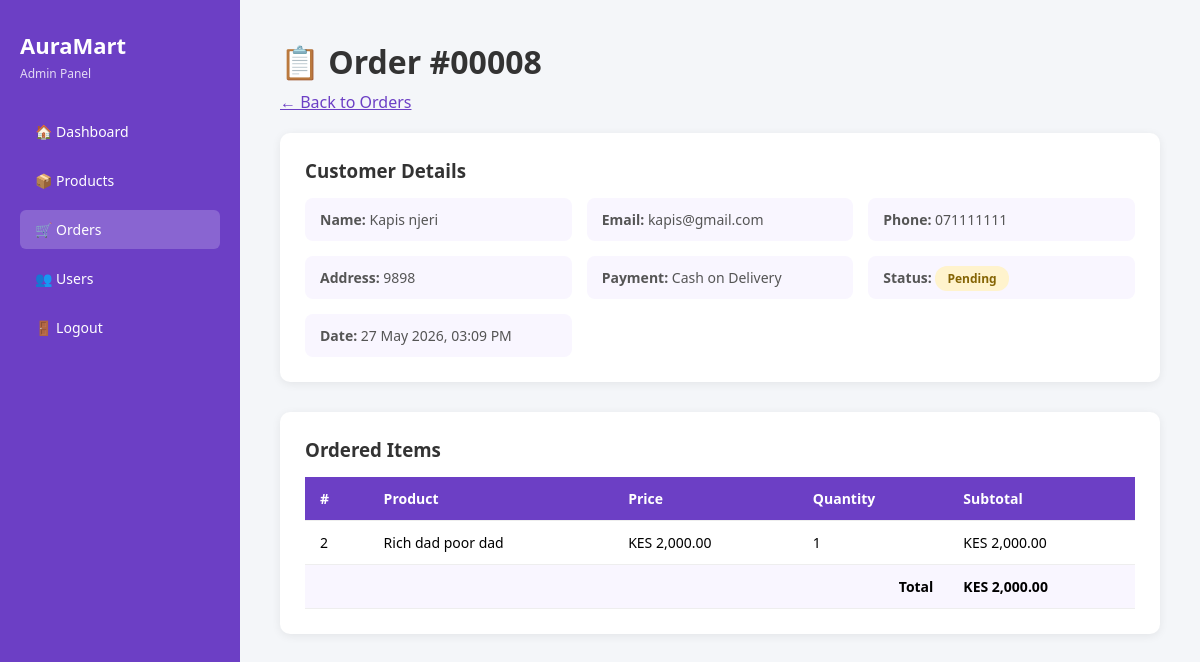
The page /Week5/admin/order_details.php?id=8 (signed in) on the database its author committed.
### tables this page shows
CREATE TABLE `orders` (
  `id` int(11) NOT NULL,
  `user_id` int(11) DEFAULT NULL,
  `fullname` varchar(150) NOT NULL,
  `email` varchar(150) NOT NULL,
  `phone` varchar(20) NOT NULL,
  `address` text NOT NULL,
  `total` decimal(10,2) NOT NULL,
  `payment_method` varchar(50) DEFAULT 'Cash on Delivery',
  `status` enum('pending','processing','shipped','delivered','cancelled') DEFAULT 'pending',
  `created_at` timestamp NOT NULL DEFAULT current_timestamp()
);

CREATE TABLE `order_items` (
  `id` int(11) NOT NULL,
  `order_id` int(11) NOT NULL,
  `product_id` int(11) NOT NULL,
  `product_name` varchar(150) NOT NULL,
  `price` decimal(10,2) NOT NULL,
  `quantity` int(11) NOT NULL
);

### Week5/admin/order_details.php (the view, shortened to what this page needs)
<?php
include '../includes/db.php';
$order_id = intval($_GET['id']);
$order    = mysqli_fetch_assoc(mysqli_query($conn, "SELECT * FROM orders WHERE id=$order_id"));
$items    = mysqli_query($conn, "SELECT * FROM order_items WHERE order_id=$order_id");
?>
<!DOCTYPE html>
<html lang="en">
<head>
    <link rel="stylesheet" href="../css/style.css">
    <link rel="stylesheet" href="../css/admin.css">
</head>
<body>
<div class="admin-wrapper">
    <div class="sidebar">
        <h2>AuraMart</h2>
        <p>Admin Panel</p>
        <nav>
            <a href="index.php">🏠 Dashboard</a>
            <a href="products.php">📦 Products</a>
            <a href="orders.php" class="active">🛒 Orders</a>
            <a href="users.php">👥 Users</a>
            <a href="../logout.php">🚪 Logout</a>
        </nav>
    </div>
    <div class="main-content">
        <h1>📋 Order #<?php echo str_pad($order_id, 5, '0', STR_PAD_LEFT); ?></h1>
        <a href="orders.php" style="color:#6c3fc5;">← Back to Orders</a>
        <div class="form-card" style="margin-top:20px;">
            <h3>Customer Details</h3>
            <div class="detail-grid">
                <div><strong>Name:</strong> <?php echo $order['fullname']; ?></div>
                <div><strong>Email:</strong> <?php echo $order['email']; ?></div>
                <div><strong>Phone:</strong> <?php echo $order['phone']; ?></div>
                <div><strong>Address:</strong> <?php echo $order['address']; ?></div>
                <div><strong>Payment:</strong> <?php echo $order['payment_method']; ?></div>
                <div><strong>Status:</strong>
                    <span class="status-badge status-<?php echo $order['status']; ?>">
                        <?php echo ucfirst($order['status']); ?>
                    </span>
                </div>
                <div><strong>Date:</strong> <?php echo date('d M Y, h:i A', strtotime($order['created_at'])); ?></div>
            </div>
        </div>
        <div class="table-card" style="margin-top:20px;">
            <h3>Ordered Items</h3>
            <table>
                <thead>
                    <tr>
                        <th>#</th>
                        <th>Product</th>
                        <th>Price</th>
                        <th>Quantity</th>
                        <th>Subtotal</th>
                    </tr>
                </thead>
                <tbody>
                <?php
                $grand_total = 0;
                while($item = mysqli_fetch_assoc($items)):
                    $subtotal = $item['price'] * $item['quantity'];
                    $grand_total += $subtotal;
                ?>
                    <tr>
                        <td><?php echo $item['id']; ?></td>
                        <td><?php echo $item['product_name']; ?></td>
                        <td>KES <?php echo number_format($item['price'], 2); ?></td>
                        <td><?php echo $item['quantity']; ?></td>
                        <td>KES <?php echo number_format($subtotal, 2); ?></td>
                    </tr>
                <?php endwhile; ?>
                    <tr style="font-weight:bold; background:#f9f6ff;">
                        <td colspan="4" style="text-align:right;">Total</td>
                        <td>KES <?php echo number_format($grand_total, 2); ?></td>
                    </tr>
                </tbody>
            </table>
        </div>
    </div>
</div>
</body>
</html>

### Week5/css/style.css (style rules this page uses)
* { margin: 0; padding: 0; box-sizing: border-box; font-family: 'Segoe UI', sans-serif; }
body { background-color: #f4f6f9; min-height: 100vh; }

### Week5/css/admin.css (style rules this page uses)
.admin-wrapper { display: flex; min-height: 100vh; background: #f4f6f9; }
.sidebar { width: 240px; background: #6c3fc5; color: white; padding: 30px 20px; display: flex; flex-direction: column; }
.sidebar h2 { font-size: 22px; margin-bottom: 5px; }
.sidebar p { font-size: 12px; opacity: 0.8; margin-bottom: 30px; }
.sidebar nav { display: flex; flex-direction: column; gap: 10px; }
.sidebar nav a { color: white; text-decoration: none; padding: 10px 15px; border-radius: 6px; font-size: 14px; transition: background 0.3s; }
.sidebar nav a:hover, .sidebar nav a.active { background: rgba(255,255,255,0.2); }
.main-content { flex: 1; padding: 40px; }
.main-content h1 { color: #333; margin-bottom: 8px; }
.form-card { background: white; padding: 25px; border-radius: 10px; box-shadow: 0 2px 10px rgba(0,0,0,0.07); margin-bottom: 30px; }
.form-card h3 { margin-bottom: 15px; color: #333; }
.table-card { background: white; padding: 25px; border-radius: 10px; box-shadow: 0 2px 10px rgba(0,0,0,0.07); }
.table-card h3 { margin-bottom: 15px; color: #333; }
table { width: 100%; border-collapse: collapse; }
table thead { background: #6c3fc5; color: white; }
table th, table td { padding: 12px 15px; text-align: left; border-bottom: 1px solid #eee; font-size: 14px; }
.status-badge { padding: 4px 12px; border-radius: 12px; font-size: 12px; font-weight: bold; }
.status-pending { background: #fff3cd; color: #856404; }
.detail-grid { display: grid; grid-template-columns: repeat(auto-fit, minmax(200px, 1fr)); gap: 15px; font-size: 14px; color: #555; }
.detail-grid div { background: #f9f6ff; padding: 12px 15px; border-radius: 8px; }

### rows shown on the page
orders: fullname "Kapis njeri", email "kapis@gmail.com", phone "071111111", address "9898", payment_method "Cash on Delivery", status "Pending", created_at "27 May 2026, 03:09 PM"
order_items: id "2", product_name "Rich dad poor dad", price "2,000.00", quantity "1", subtotal "2,000.00"

### other values the page prints
str_pad($order_id, 5, '0', STR_PAD_LEFT) "00008"
$grand_total "2,000.00"
